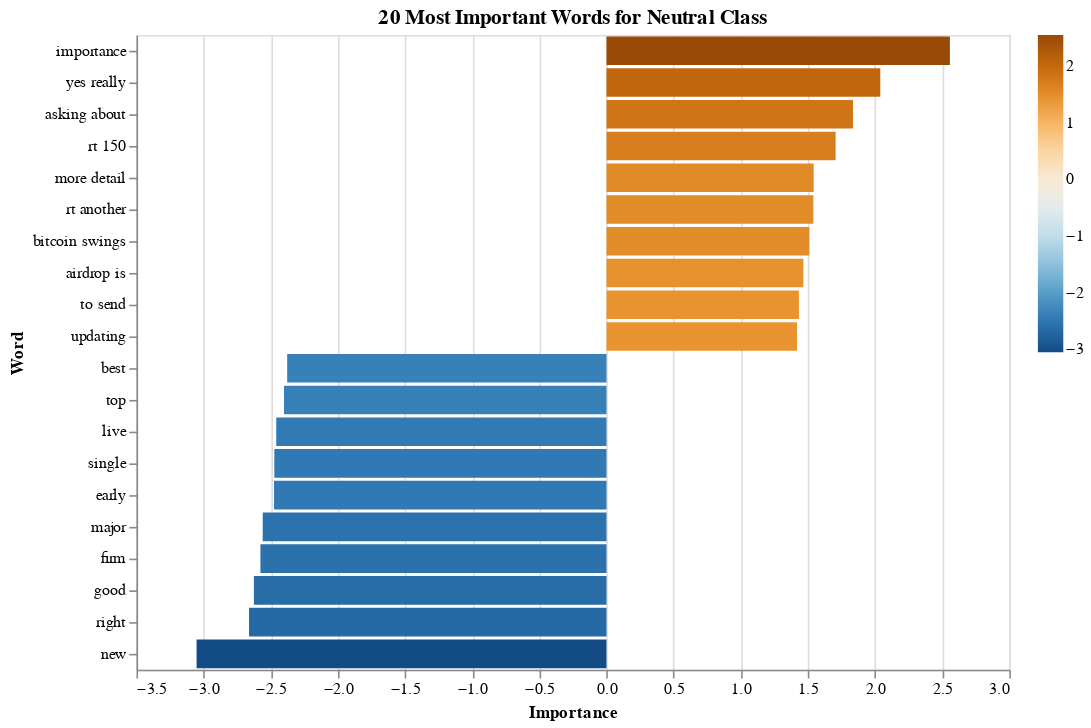

Here is the notebook cell this chart was saved with:
### Code cell
# Neutral importances
neutral_importance = headsandtails(neutral_coefficients.sort_values('coefs'))

neutral_importance_chart = alt.Chart(
    neutral_importance,
    title='20 Most Important Words for Neutral Class'
).mark_bar().encode(
    x=alt.X('coefs', title = 'Importance', sort = None),
    y=alt.Y(
        'features',
        title = 'Word',
        sort=alt.EncodingSortField(
            field="coefs",  # The field to use for the sort
            order="descending"  # The order to sort in
        )
    ),
    color=alt.Color('coefs', title=None, scale=alt.Scale(scheme="blueorange")),
    tooltip=[
        alt.Tooltip('coefs', title='Importance'),
    ]
).properties(width=550)

neutral_importance_chart

### Figure 1 — Vega-Lite specification as saved in the notebook (floating-point values rounded to 4 significant figures)
{"config": {"view": {"continuousWidth": 400, "continuousHeight": 300}}, "data": {"name": "data-d2e4f8d99b036954f84429f4ad20b053"}, "mark": "bar", "encoding": {"color": {"type": "quantitative", "field": "coefs", "scale": {"scheme": "blueorange"}, "title": null}, "tooltip": [{"type": "quantitative", "field": "coefs", "title": "Importance"}], "x": {"type": "quantitative", "field": "coefs", "sort": null, "title": "Importance"}, "y": {"type": "nominal", "field": "features", "sort": {"field": "coefs", "order": "descending"}, "title": "Word"}}, "title": "20 Most Important Words for Neutral Class", "width": 550, "$schema": "https://vega.github.io/schema/vega-lite/v4.8.1.json", "datasets": {"data-d2e4f8d99b036954f84429f4ad20b053": [{"features": "new", "coefs": -3.052}, {"features": "right", "coefs": -2.662}, {"features": "good", "coefs": -2.626}, {"features": "firm", "coefs": -2.577}, {"features": "major", "coefs": -2.56}, {"features": "early", "coefs": -2.476}, {"features": "single", "coefs": -2.473}, {"features": "live", "coefs": -2.459}, {"features": "top", "coefs": -2.401}, {"features": "best", "coefs": -2.378}, {"features": "updating", "coefs": 1.419}, {"features": "to send", "coefs": 1.433}, {"features": "airdrop is", "coefs": 1.467}, {"features": "bitcoin swings", "coefs": 1.511}, {"features": "rt another", "coefs": 1.54}, {"features": "more detail", "coefs": 1.543}, {"features": "rt 150", "coefs": 1.706}, {"features": "asking about", "coefs": 1.836}, {"features": "yes really", "coefs": 2.039}, {"features": "importance", "coefs": 2.557}]}}
